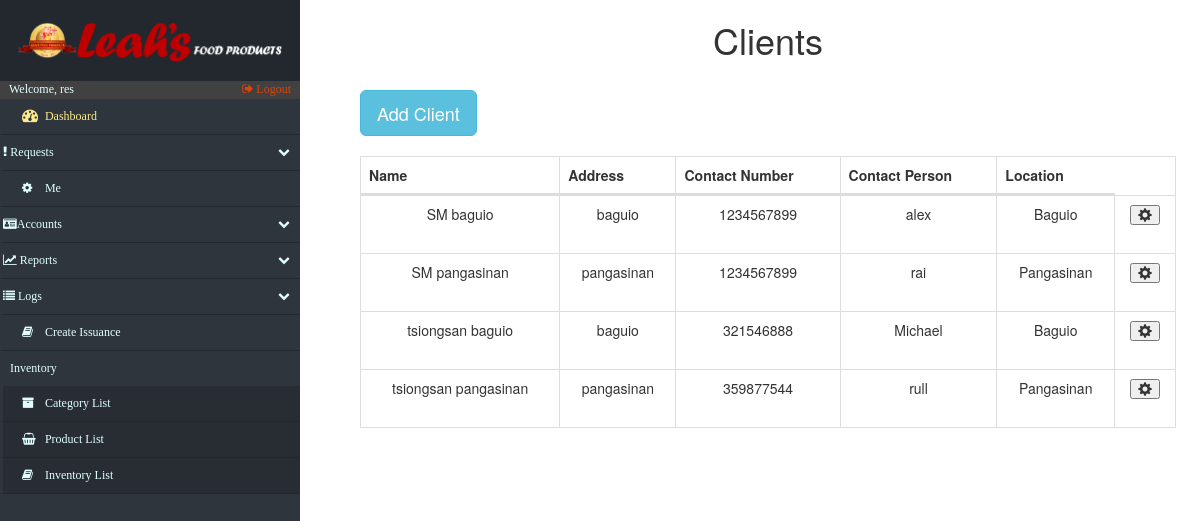
The app's page /accounts_Clients.php (signed in), older data.
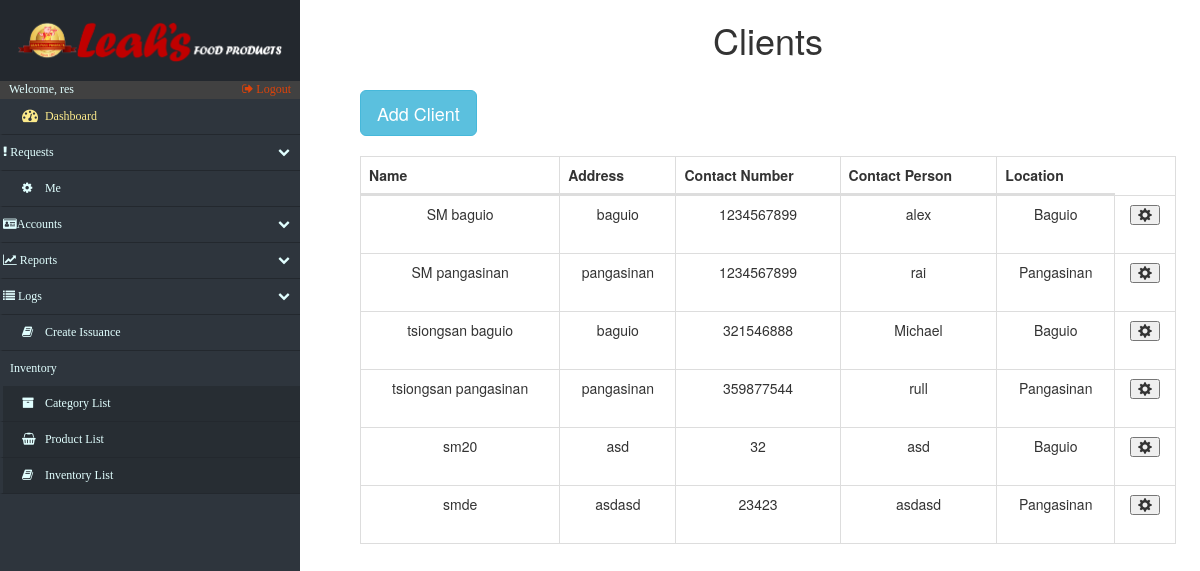
The same page, newer data.
### tables this page shows
CREATE TABLE `client_contact` (
  `contact_clientid` int(11) NOT NULL,
  `contact_name` varchar(45) DEFAULT NULL,
  `contact_number` int(50) DEFAULT NULL
);

CREATE TABLE `clients` (
  `c_id` int(15) NOT NULL,
  `c_name` varchar(20) NOT NULL,
  `c_address` varchar(20) NOT NULL,
  `c_location` varchar(50) DEFAULT NULL
);

### accounts_Clients.php (the view, shortened to what this page needs)
<!DOCTYPE html>
<html lang="en">
<head>
    <?php include('fragments/config.php') ?>
    <link rel="stylesheet" href="https://maxcdn.bootstrapcdn.com/bootstrap/3.3.7/css/bootstrap.min.css">
    <link href="src/css/datatables.css" rel="stylesheet">
    <link href="//maxcdn.bootstrapcdn.com/font-awesome/4.2.0/css/font-awesome.min.css" rel="stylesheet">
    <link href="src/css/sidebar.css" rel="stylesheet">
    <link href="src/css/custom.css" rel="stylesheet">
</head>
<body>
    <div class="nav-side-menu">
        <div class="brand">
            <div class="brandtext"></div>
        </div>
        <div class="user_info">
            <span>Welcome, <?php
                echo $_SESSION['username'];
                ?>
            </span>
            <a href="fragments/logout.php">
                <i class="fa fa-sign-out" aria-hidden="true"></i> Logout
            </a>
        </div>
        <div class="menu-list">
            <ul id="menu-content" class="menu-content collapse out">
                <li>
                    <a id="dashboard_txt" href="index.php">
                        <i class="fa fa-dashboard fa-lg"></i> Dashboard
                    </a>
                </li>
                <li data-toggle="collapse" data-target="#products" class="collapsed">
                    <i class="fa fa-exclamation"></i> Requests <span class="arrow"></span>
                </li>
                 <li><a href="settings.php"><i class="fa fa-cog"></i> Me</a></li>
                <li data-toggle="collapse" data-target="#accounts" class="collapsed">
                    <i class="fa fa-id-card" aria-hidden="true"></i>Accounts <span class="arrow"></span>
                </li>
                <li data-toggle="collapse" data-target="#reports" class="collapsed">
                    <i class="fa fa-line-chart" aria-hidden="true"></i> Reports <span class="arrow"></span>
                </li>
                <li data-toggle="collapse" data-target="#issue" class="collapsed">
                    <i class="fa fa-list" aria-hidden="true"></i> Logs <span class="arrow"></span>
                </li>
                <li>
                    <a href="issuance.php">
                        <i class="fa fa-book"></i> Create Issuance
                    </a>
                </li>
                <div class="sub-menu_nct">
                    <span class="sub-menu">Inventory
                    </span>
                </div>
                <li class="sub-menu_nc">
                    <a class="sub-menu_nc" href="categories.php">
                        <i class="fa fa-archive"> </i> Category List
                    </a>
                </li>
                <li class="sub-menu_nc">
                    <a class="sub-menu_nc" href="products.php">
                        <i class="fa fa-shopping-basket"> </i> Product List
                    </a>
                </li>
                <li class="sub-menu_nc">
                    <a href="inventory.php">
                        <i class="fa fa-book"> </i> Inventory List
                    </a>
                </li>
            </ul>
        </div>
    </div>
    <div id="page-content-wrapper">
        <div class="containers">
            <table class="table table-striped table-bordered">
                <h1 align="center">Clients</h1>
            </table>
            <?php
							$retrieve = ("SELECT * FROM clients INNER JOIN client_contact ON clients.c_id = client_contact.contact_clientid");
							$results = mysqli_query($db, $retrieve);
						?>
                <table class="table table-striped table-bordered">
                    <button type="button" class="btn btn-info btn-lg" data-toggle="modal" data-target="#myModal">Add Client</button>
                </table>
                <div id="mainContainer">
                    <table id="datatables" class="table table-hover table-bordered dataTable" cellspacing="0" width="100%" role="grid" aria-describedby="myTable_info" style="width: 100%;">
                        <thead>
                            <tr>
                                <th>Name</th>
                                <th>Address</th>
                                <th>Contact Number</th>
                                <th>Contact Person</th>
                                <th>Location</th>
                            </tr>
                        </thead>
                        <tbody>
                            <?php
							foreach ($results as $data):
						?>
                                <tr>
									<?php
											$individual_c_id=$data["c_id"];
                                        ?>
                                    <td data-title="c_name">
                                        <?php echo $data["c_name"]; ?>
                                    </td>
                                    <td data-title="c_address">
                                        <?php echo $data["c_address"]; ?>
                                    </td>
                                    <td data-title="contact_number">
                                        <?php echo $data["contact_number"]; ?>
                                    </td>
                                    <td data-title="contact_name">
                                        <?php echo $data["contact_name"]; ?>
                                    </td>
                                    <td data-title="c_location">
                                        <?php echo $data["c_location"]; ?>
                                    </td>
									<td data-title="edit">
                                        <table class="table table-striped table-bordered">
                                            <button type="button" class="glyphicon glyphicon-cog" onclick="refresh()" data-toggle="modal" aria-hidden="true" data-target="#<?php echo $individual_c_id;?>"></button>
                                        </table>
                                    </td>
                                </tr>
                                <?php
							endforeach;
						?>
                        </tbody>
                    </table>
                </div>
        </div>
    </div>
</body>
</html>

### src/css/datatables.css (style rules this page uses)
table.dataTable { clear: both; width: auto; text-align: center; margin-top: 6px !important; margin-bottom: 6px !important; max-width: none !important; border-collapse: separate !important }
table.dataTable td, table.dataTable th { -webkit-box-sizing: content-box; box-sizing: content-box }
table.table-bordered.dataTable th, table.table-bordered.dataTable td { border-left-width: 0 }
table.table-bordered.dataTable th:last-child, table.table-bordered.dataTable th:last-child, table.table-bordered.dataTable td:last-child, table.table-bordered.dataTable td:last-child { border-right-width: 0 }
table.table-bordered.dataTable tbody th, table.table-bordered.dataTable tbody td { border-bottom-width: 0 }

### src/css/sidebar.css (style rules this page uses)
.nav-side-menu { overflow: hidden; font-family: verdana; font-size: 12px; font-weight: 200; background-color: #2e353d; position: fixed; top: 0px; width: 300px; height: 100%; color: #e1ffff; }
.nav-side-menu .brand { background-color: #23282e; line-height: 50px; display: block; text-align: center; font-size: 14px; }
.nav-side-menu ul, .nav-side-menu li { list-style: none; padding: 0px; margin: 0px; line-height: 35px; cursor: pointer; }
.nav-side-menu li { padding-left: 0px; border-left: 3px solid #2e353d; border-bottom: 1px solid #23282e; }
.nav-side-menu li a { text-decoration: none; color: #e1ffff; }
.nav-side-menu li a i { padding-left: 10px; width: 20px; padding-right: 20px; }
@media (min-width: 800px) { .nav-side-menu .menu-list .menu-content { display: block; } }
body { margin: 0px; padding: 0px; }
#dashboard_txt { color: #fcea8b; }
.sub-menu_nc { background-color: #272d33; }
.sub-menu_nct { padding-left: 10px; }
.nav-side-menu .brand .brandtext { padding: 4%; content: url(../img/LeahsTextAlter.PNG); width: 100%; text-align: center; }
.user_info { background-color: #414141; }
.user_info a { float: right; padding-right: 3%; color: #dd430a; }
.user_info span { padding-left: 3% }
.sub-menu_nc a { display: block; }
.menu-content > li a { display: inline-block; width: 100%; }
#menu-content li a { padding-left: 3%; }

### src/css/custom.css (style rules this page uses)
.containers { padding: 0px; margin: 0px; float: right; width: 79%; padding-right: 5%; }
@media (max-width: 1600px) { .containers { width: 75%; padding-right: 4%; } }
@media (max-width: 1400px) { .containers { width: 73%; padding-right 3%;: } }
@media (max-width: 1260px) { .containers { width: 70%; padding-right: 2%; } }

Row changes from the older to the newer data that the page shows:
added client_contact: contact_clientid.c_name "sm20", contact_clientid.c_address "asd", contact_number "32", contact_name "asd", contact_clientid.c_location "Baguio"
added client_contact: contact_clientid.c_name "smde", contact_clientid.c_address "asdasd", contact_number "23423", contact_name "asdasd", contact_clientid.c_location "Pangasinan"
